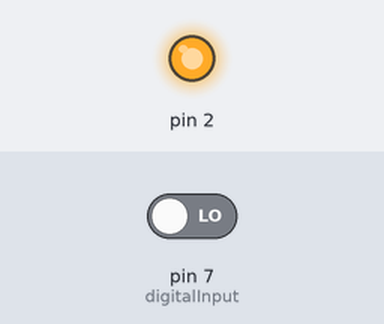
This sketch was run on a simulated Arduino Uno, built with avr-gcc and run on an emulated ATmega328P. On the bench: output pins drawn as LEDs (lit = HIGH). The inputs (shaded band) are chosen by the test bench; at power-on: pin 7 (digitalInput) LOW. What the sketch prints to the serial monitor is not drawn.

Above: at 0.1 s.
Timing chart, 0 to 1.6 s (numbered marks = the images above):
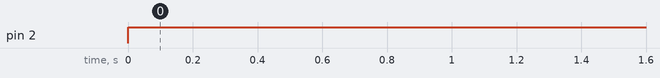

The sketch:

Pull_up.ino
```cpp
int digitalInput = 7;

void setup() {
  Serial.begin(9600);
  pinMode(digitalInput, INPUT);
  pinMode(2,OUTPUT);
}

void loop() {
  Serial.println(digitalRead(digitalInput));
  digitalRead(digitalInput);
  digitalWrite(2,HIGH);

}
```

Measured:
- by itself, pin 2: LOW → HIGH at 0.00 s
